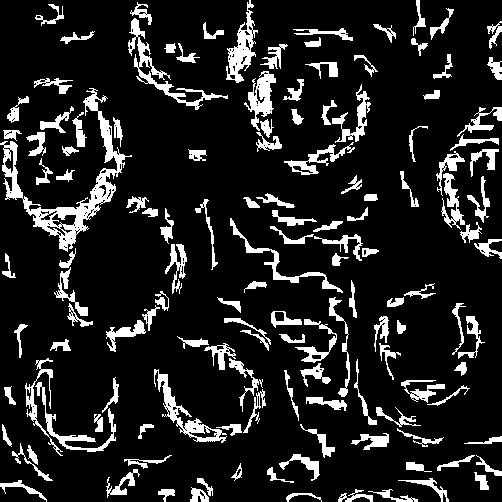
#> input picture out/output1.png, 502 x 502 px, given in place of cell (1).png, which was not available
$ python test3.py
#> lines starting #> are read from the running program, lines starting #| are printed output that depends on the picture; after the words box and inside, x2 and y2 are one past the last pixel; in counts of white or black regions, pixels touching at a corner belong together; pictures that were not available may be replaced by others from this repository, and a replacement may not be noted
# 0706  test
# by janice

import cv2
import numpy as np

num = 50


def main(img, str):
  # 顯示灰階圖
#> called with img = 'face2/cell (1).png', str = '1'
  img1 = cv2.imread(img, 0)
#> img1: shape (502, 502); 13.4% white; 137 white regions, largest, box (x1, y1, x2, y2) and area: (0, 88, 132, 252) 3404, (128, 18, 228, 110) 1199, (154, 369, 227, 443) 1042
  # cv2.imshow("img1",img1)

  # 自適應分割二值化分割
  img2 = cv2.adaptiveThreshold(
      img1, 255, cv2.ADAPTIVE_THRESH_MEAN_C, cv2.THRESH_BINARY, 17, 4)
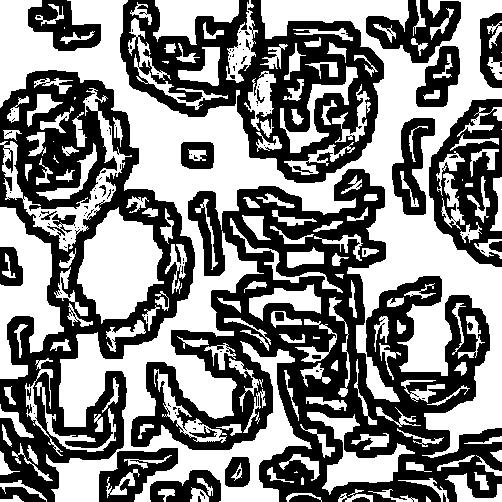
#> img2: shape (502, 502); 51.5% white; 122 black regions (95 under 20 px), largest, box (x1, y1, x2, y2) and area: (131, 169, 502, 502) 49417, (0, 70, 195, 502) 29904, (120, 0, 384, 183) 19927
  # cv2.imshow('img2', img2)

  # 圖像反色
  img3 = cv2.bitwise_not(img2)
  # cv2.imshow("img3", img3)

  # 圖像擴展
  img4 = cv2.copyMakeBorder(img3, 1, 1, 1, 1, cv2.BORDER_REFLECT)
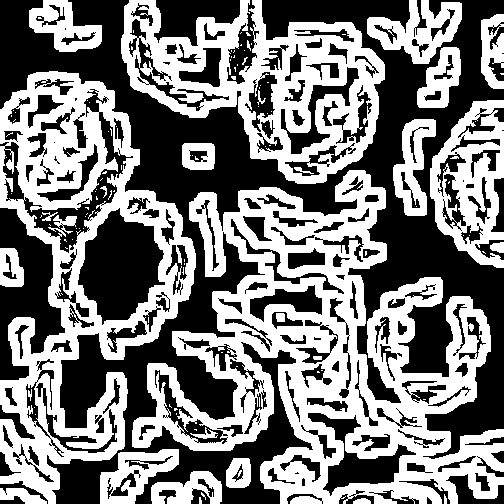
#> img4: shape (504, 504); 48.4% white; 122 white regions (95 under 20 px)
  # cv2.imshow("img4", img4)

  contours, hierarchy = cv2.findContours(
    img4, cv2.RETR_EXTERNAL, cv2.CHAIN_APPROX_NONE)
#> contours = 37 contours, 20 with area under 20; largest, box (x1, y1, x2, y2) and area: (132, 170, 504, 504) 64034, (0, 71, 196, 504) 46570, (121, 0, 385, 184) 27582, (430, 100, 504, 268) 8406, (367, 0, 462, 64) 3182

  # 刪除小面積
  img5 = img4
  for i in range(len(contours)):
    area = cv2.contourArea(contours[i])
    if (area < 60) | (area > 10000):
      cv2.drawContours(img5, [contours[i]], 0, 0, -1)
#> this loop made 37 passes
#> area on passes 1, 5, 6, 7, 8, 10, 11, 12, 13, 14, 15, 18: 65, 393.5, 1323.5, 623.5, 2515.5, 757.5, 99.5, 64034.5, 802, 2244.5, 8406.5, 46570
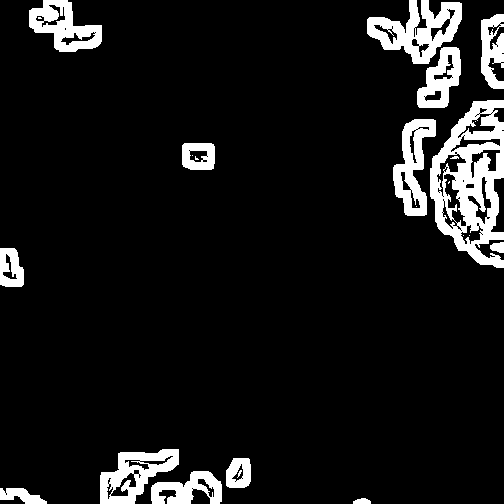
#> img5: shape (504, 504); 8.9% white; 24 white regions (10 under 20 px), largest, box (x1, y1, x2, y2) and area: (430, 100, 504, 268) 6505, (367, 0, 462, 64) 2978, (100, 449, 179, 504) 2175
  # cv2.imshow("img5", img5)

  name = "out/output{}.png".format(str)
  cv2.imwrite(name, img5)

  # cv2.waitKey(0)


for i in range(num):
  path = "face2/cell ({}).png".format(str(i+1))
  print(path)
  main(path, str(i+1))
#> pass 2 of the loop `for i in range(num):`:
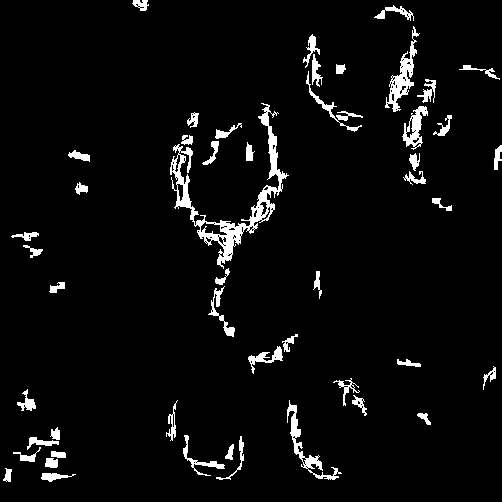
#> input picture out/output10.png, 502 x 502 px, given in place of cell (2).png, which was not available
#> img1: shape (502, 502); 4.4% white; 49 white regions, largest, box (x1, y1, x2, y2) and area: (170, 103, 289, 269) 2834, (385, 26, 420, 112) 811, (287, 400, 342, 480) 686
#> in main (call 2), `img2 = cv2.adaptiveThreshold( img1, 255, cv2.ADAPTIVE_THRESH_MEAN_C, c..`:
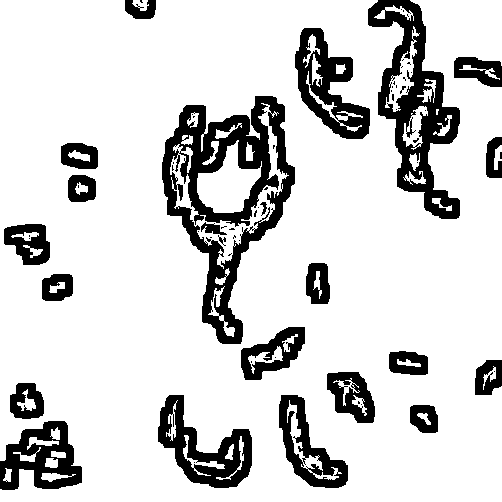
#> img2: shape (502, 502); 82.6% white; 67 black regions (44 under 20 px), largest, box (x1, y1, x2, y2) and area: (162, 96, 295, 344) 11347, (368, 0, 460, 219) 7393, (158, 395, 252, 488) 3724
#> img4: shape (504, 504); 17.3% white; 67 white regions (43 under 20 px)
#> contours = 22 contours, 2 with area under 20; largest, box (x1, y1, x2, y2) and area: (163, 97, 296, 345) 17592, (369, 0, 461, 220) 9364, (296, 29, 371, 140) 4314, (159, 396, 253, 489) 4226, (0, 422, 83, 491) 3793
#> the loop in main (call 2), `for i in range(len(contours)):` made 22 passes
#> area on passes 1 to 8: 3793, 633.5, 3069, 4226.5, 951.5, 1659.5, 771, 767
#> after the loop in main (call 2), `for i in range(len(contours)):`:
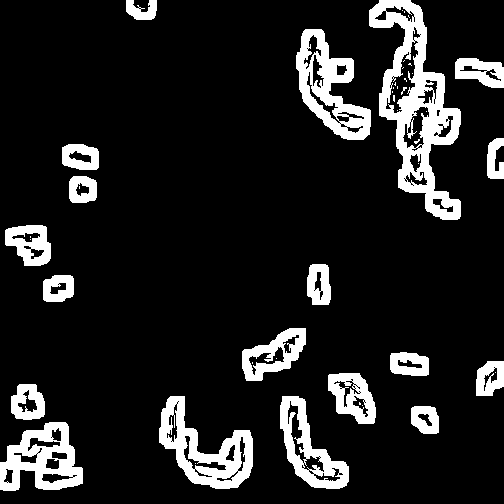
#> img5: shape (504, 504); 12.7% white; 46 white regions (27 under 20 px), largest, box (x1, y1, x2, y2) and area: (369, 0, 461, 220) 7425, (159, 396, 253, 489) 3724, (296, 29, 371, 140) 3676
#> (the run stopped early here; a loop or call above may not have finished)
